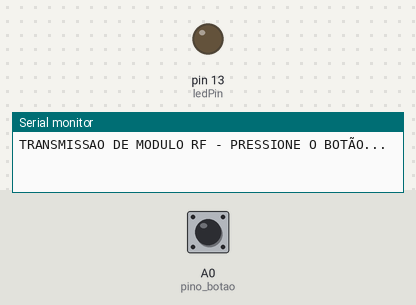
Simulated run of this sketch. Board: Arduino Uno, built with avr-gcc and run on an emulated ATmega328P. Parts: output pins drawn as LEDs (lit = HIGH), the last lines printed to the serial monitor. Dashed ring = blinking. Inputs (shaded band) come from the test bench; at power-on: A0 (pino_botao) HIGH. No radio packets arrive unless stated.

Above: at 1.2 s.
1.3 s: A0 (pino_botao) pulled LOW for 1 s
At 1.7 s:
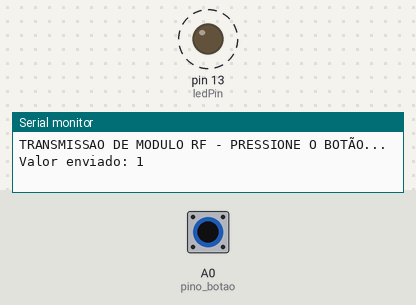
3.8 s: A0 (pino_botao) pulled LOW for 3.2 s
At 4.2 s:
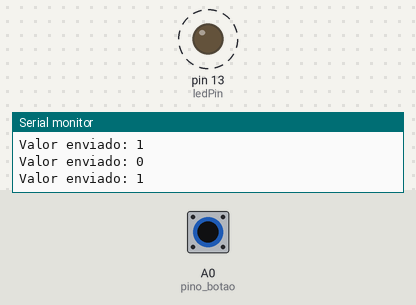
Timing chart, 0 to 8.2 s (numbered marks = the images above; inputs shaded):
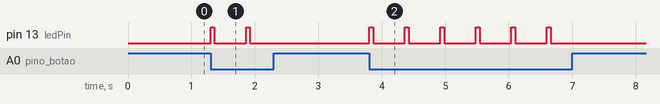

The sketch:

exemplo_rf433_transmissor.ino
```cpp
#include <VirtualWire.h> //INCLUSÃO DE BIBLIOTECA

const int ledPin = 13; //PINO DIGITAL 13 (LED DO PINO 13)
const int pino_botao = A0; //PINO ANALÓGICO UTILIZADO PELO PUSH BUTTON

int valor_botao; //VARIÁVEL DO TIPO INTEIRA
char Valor_CharMsg[4]; //VARIÁVEL DO TIPO CHAR
int estado = 0; //VARIÁVEL DE CONTROLE DO ESTADO DO LED

void setup(){
  Serial.begin(9600); //INICIALIZA A SERIAL
  pinMode(ledPin,OUTPUT); //DECLARA O PINO COMO SAÍDA
  pinMode(pino_botao,INPUT); //DECLARA O PINO COMO ENTRADA
  vw_set_tx_pin(4); //PINO LIGADO AO PINO DATA DO TRANSMISSOR RF
  vw_setup(5000); //VELOCIDADE DE COMUNICAÇÃO (BITS/SEGUNDOS)
  Serial.println("TRANSMISSAO DE MODULO RF - PRESSIONE O BOTÃO..."); //ESCREVE O TEXTO NA SERIAL
}
void loop(){
  valor_botao = digitalRead(pino_botao); //VERIFICA O ESTADO DO PUSH BUTTON (PRESSIONADO / NÃO PRESSIONADO)
  if (valor_botao == 0){ //SE LEITURA FOR IGUAL A 0, FAZ
    estado = !estado; //ALTERA O ESTADO DO LED (LIGADO / DESLIGADO)
    itoa(estado,Valor_CharMsg,10); //FAZ A CONVERSÃO DO VALOR PARA SER ENVIADO
    digitalWrite(13, true); //LIGA O LED DO PINO 13 QUE INDICA O ENVIO DE DADOS
    vw_send((uint8_t *)Valor_CharMsg, strlen(Valor_CharMsg)); //EFETUA O ENVIO DOS DADOS
    vw_wait_tx(); //AGUARDA O ENVIO DOS DADOS
    digitalWrite(13, false); //DESLIGA O LED DO PINO 13 E ENCERRA A TRANSMISSÃO
    Serial.print("Valor enviado: "); //ESCREVE TEXTO NA SERIAL
    Serial.println(Valor_CharMsg); //ESCREVE O VALOR NA SERIAL
    delay(500); //INTERVALO DE 500 MILISEGUNDOS
  }
}
```

Measured:
- after the input at 1.3 s, pin 13 (ledPin): alternates HIGH for 0.06 s and LOW for 0.50 s, 4 changes in all, then stays LOW, starting at once
- after the input at 3.8 s, pin 13 (ledPin): alternates HIGH for 0.06 s and LOW for 0.50 s, 12 changes in all, then stays LOW, starting at once
